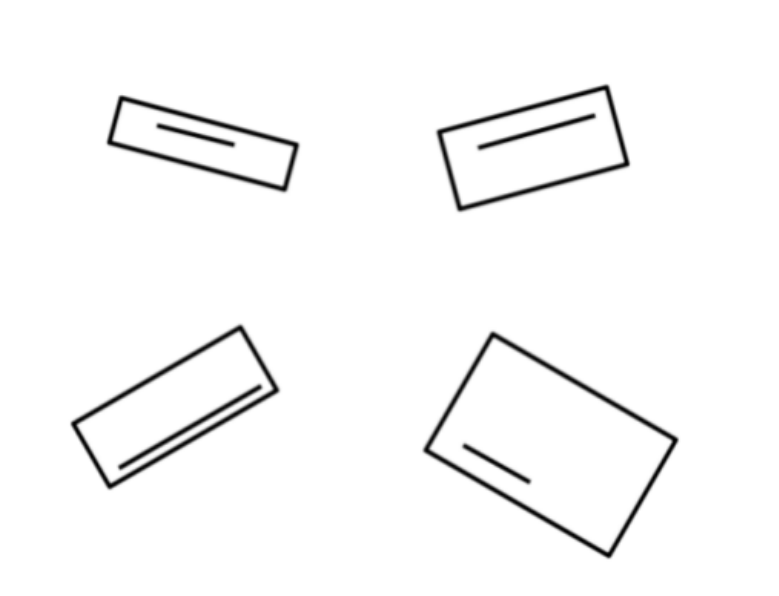
#> input picture Rectangle openCV/R-img.png, 779 x 596 px
$ python rectangle_alignment.py
#> lines starting #> are read from the running program, lines starting #| are printed output that depends on the picture; after the words box and inside, x2 and y2 are one past the last pixel; in counts of white or black regions, pixels touching at a corner belong together
import cv2
import numpy as np

#gray scale image for canny edge detection
image = cv2.imread('R-img.png')
#> image is the input picture: shape (596, 779, 3); min 0, max 255, mean 248.4
gray = cv2.cvtColor(image, cv2.COLOR_BGR2GRAY)
edges = cv2.Canny(gray, 50, 150, apertureSize=3)
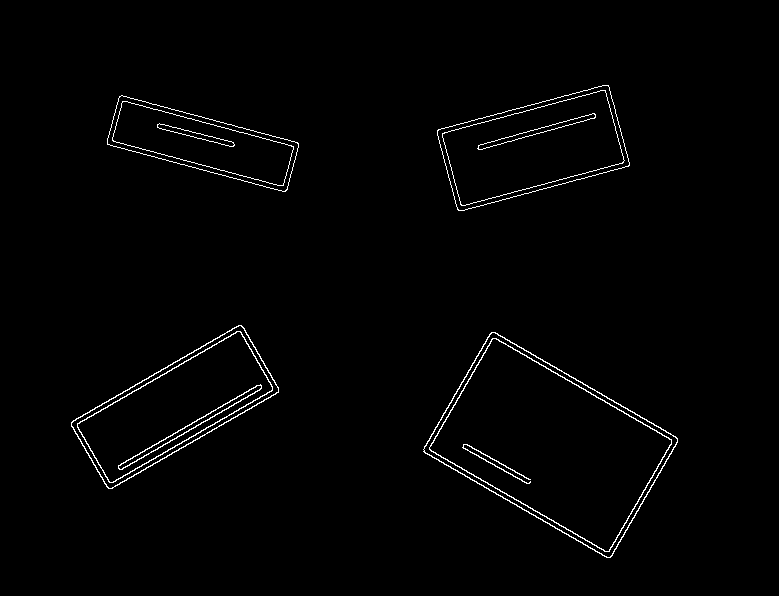
#> edges: shape (596, 779); 1.3% white in thin lines or dots, all inside (x1, y1, x2, y2) = (71, 85, 678, 558)

#external edges countours detection
contours, _ = cv2.findContours(edges, cv2.RETR_EXTERNAL, cv2.CHAIN_APPROX_SIMPLE)
#> contours = 4 contours; box (x1, y1, x2, y2) and area: (423, 332, 678, 558) 30108, (71, 325, 279, 489) 15416, (437, 85, 630, 211) 14987, (107, 95, 299, 192) 9436

#maximum width
aligned_widths = []
for contour in contours:
    if len(cv2.approxPolyDP(contour, 0.04 * cv2.arcLength(contour, True), True)) == 4:
        x, y, width, height = cv2.boundingRect(contour)
        aligned_widths.append(width)
#> this loop made 4 passes
#> (x, y, width, height) on passes 1 to 4: (423, 332, 255, 226), (71, 325, 208, 164), (107, 95, 192, 97), (437, 85, 193, 126)
#> after the loop, aligned_widths = [255, 208, 192, 193]
aligned_width = max(aligned_widths)
#> aligned_width = 255

#max height
aligned_heights = []
for contour in contours:
    if len(cv2.approxPolyDP(contour, 0.04 * cv2.arcLength(contour, True), True)) == 4:
        x, y, width, height = cv2.boundingRect(contour)
        aligned_heights.append(height)
#> after the loop, aligned_heights = [226, 164, 97, 126]
aligned_height = max(aligned_heights)
#> aligned_height = 226


#spacing and padding between rectangles
spacing = 20
padding = 50

#for grid
num_rows = len(contours)
#> num_rows = 4
num_cols = 2

#total width and height of the aligned image
total_width = num_cols * aligned_width + (num_cols - 1) * spacing + 2 * padding
#> total_width = 630
total_height = num_rows * aligned_height + (num_rows - 1) * spacing + 2 * padding
#> total_height = 1064

#blank canvas to draw rectangles
aligned_image = np.zeros((total_height, total_width, 3), dtype=np.uint8)


x_offset = padding
y_offset = padding

for contour in contours:
    #rectangle approximation
    epsilon = 0.04 * cv2.arcLength(contour, True)
    approx = cv2.approxPolyDP(contour, epsilon, True)

    if len(approx) == 4:
        #sort
        rect = cv2.minAreaRect(contour)
        box = cv2.boxPoints(rect)
        box = np.int0(box)

        #find the longer side of the rectangle
        width = int(rect[1][0])
        height = int(rect[1][1])
        if width < height:
            width, height = height, width
            #rotate by 90 degrees
            box = np.roll(box, 1, axis=0)

        src_pts = box.astype("float32")

        #final plotting points
        dst_pts = np.array([[0, height - 1], [0, 0], [width - 1, 0], [width - 1, height - 1]], dtype="float32")

        #perspective transformation matrix
        M = cv2.getPerspectiveTransform(src_pts, dst_pts)
        aligned_rect = cv2.warpPerspective(image, M, (width, height))
        aligned_image[y_offset:y_offset + height, x_offset:x_offset + width] = aligned_rect
        x_offset += aligned_width + spacing

        #move to the next row if needed
        if x_offset + aligned_width + padding > total_width:
            x_offset = padding
            y_offset += aligned_height + spacing
#> this loop made 4 passes
#> (epsilon, approx, rect, width, height, src_pts, dst_pts) on passes 2, 4: (23.34, [[241, 325], [71, 422], [108, 488], [278, 392]], ((174.6, 406.6), (198.9, 78.82), -29.98), 198, 78, [[108, 490], [68, 422], [241, 322], [280, 391]], [[0, 77], [0, 0], [197, 0], [197, 77]]), (22.27, [[608, 85], [438, 129], [457, 209], [628, 166]], ((532.8, 147.5), (179, 85.37), -14.97), 178, 85, [[457, 211], [435, 129], [608, 83], [630, 165]], [[0, 84], [0, 0], [177, 0], [177, 84]])
#> (epsilon, approx, rect, width, height, src_pts, dst_pts) on passes 1, 3: (30.22, [[491, 332], [423, 451], [610, 557], [677, 438]], ((550.3, 444.6), (140, 217.5), -60.02), 217, 140, [[679, 438], [609, 559], [421, 450], [491, 329]], [[0, 139], [0, 0], [216, 0], [216, 139]]), (20.12, [[119, 96], [107, 144], [287, 189], [297, 142]], ((202.4, 143.2), (51.82, 187.1), -75.03), 187, 51, [[299, 142], [286, 192], [105, 144], [118, 93]], [[0, 50], [0, 0], [186, 0], [186, 50]])
#> pass 1, `aligned_rect = cv2.warpPerspective(image, M, (width, height))`:
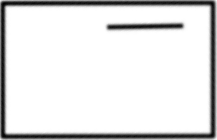
#> aligned_rect: shape (140, 217, 3); min 1, max 255, mean 226.6
#> pass 2, `aligned_rect = cv2.warpPerspective(image, M, (width, height))`:
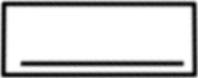
#> aligned_rect: shape (78, 198, 3); min 2, max 255, mean 204.8
#> pass 3, `aligned_rect = cv2.warpPerspective(image, M, (width, height))`:
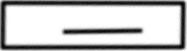
#> aligned_rect: shape (51, 187, 3); min 3, max 255, mean 194
#> after the loop:
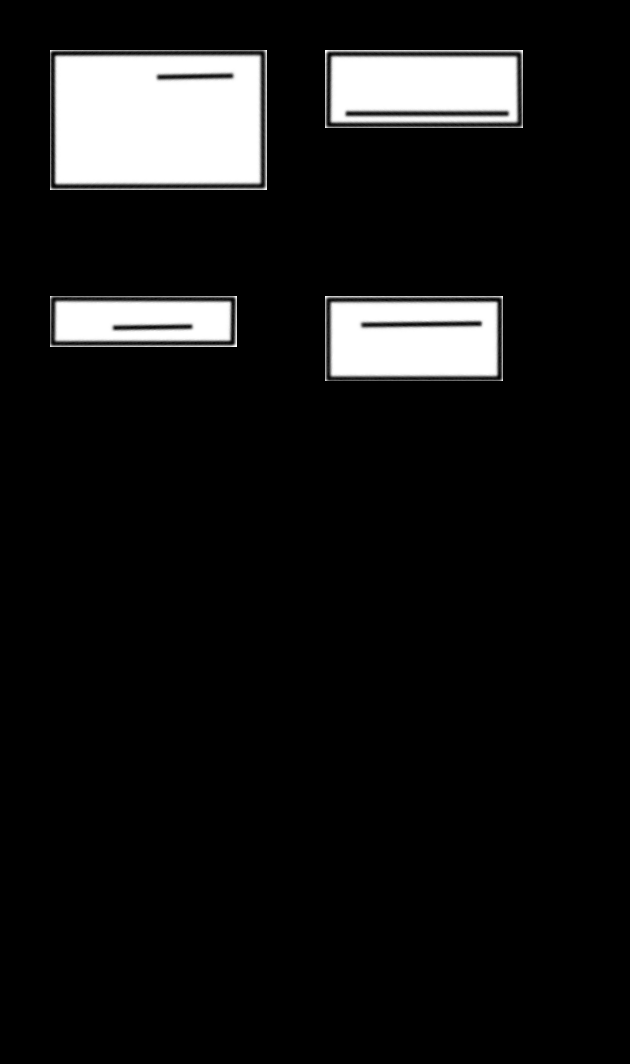
#> aligned_image: shape (1064, 630, 3); min 0, max 255, mean 22.5
#> after the loop, x_offset = 50; y_offset = 542

cv2.imshow('Aligned Rectangles', aligned_image)
cv2.waitKey(0)
cv2.destroyAllWindows()

$ run again, with Rectangle openCV/R2-img.png copied over Rectangle openCV/R-img.png
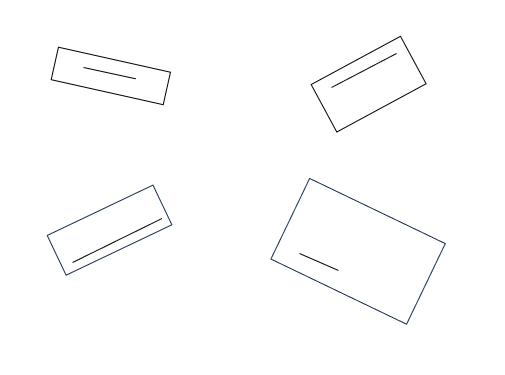
#> input picture Rectangle openCV/R2-img.png, 505 x 375 px
#> image is the input picture: shape (375, 505, 3); mean B, G, R 253.1, 252.9, 252.8
#> `edges = cv2.Canny(gray, 50, 150, apertureSize=3)`:
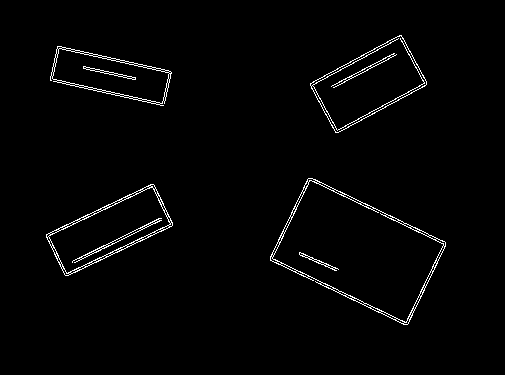
#> edges: shape (375, 505); 1.8% white in thin lines or dots, all inside (x1, y1, x2, y2) = (46, 35, 446, 325)
#> contours = 4 contours; box (x1, y1, x2, y2) and area: (270, 178, 446, 325) 13984, (310, 35, 427, 133) 5849, (46, 184, 173, 276) 5529, (50, 46, 172, 106) 4079
#> the loop `for contour in contours:` made 4 passes
#> (x, y, width, height) on passes 1 to 4: (46, 184, 127, 92), (270, 178, 176, 147), (50, 46, 122, 60), (310, 35, 117, 98)
#> after the loop `for contour in contours:`: aligned_widths = [127, 176, 122, 117]
#> aligned_width = 176
#> after the loop `for contour in contours:`: aligned_heights = [92, 147, 60, 98]
#> aligned_height = 147
#> num_rows = 4
#> total_width = 472
#> total_height = 748
#> the loop `for contour in contours:` made 4 passes
#> (epsilon, approx, rect, width, height, src_pts, dst_pts) on passes 2, 4: (22.06, [[308, 178], [270, 260], [407, 324], [445, 242]], ((357.6, 250.8), (92.64, 153.7), -64.36), 153, 92, [[446, 242], [406, 325], [268, 259], [308, 175]], [[0, 91], [0, 0], [152, 0], [152, 91]]), (13.62, [[401, 35], [310, 83], [335, 132], [426, 84]], ((368.1, 83.66), (104.8, 57.21), -28.37), 104, 57, [[335, 133], [308, 83], [400, 33], [427, 83]], [[0, 56], [0, 0], [103, 0], [103, 56]])
#> after the loop `for contour in contours:`:
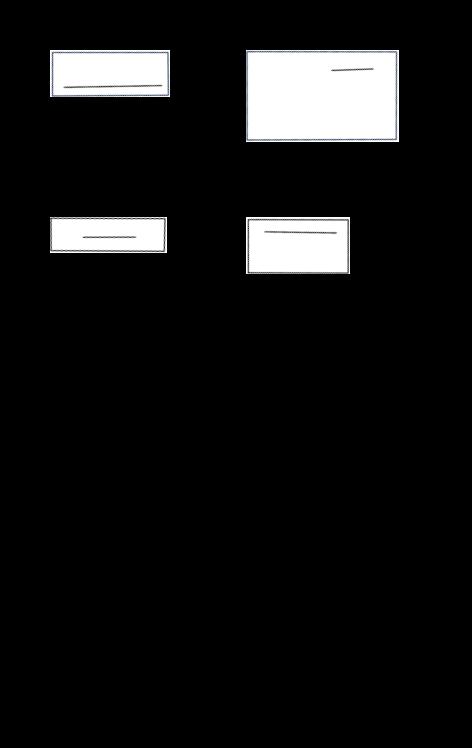
#> aligned_image: shape (748, 472, 3); mean B, G, R 20.6, 20.5, 20.4
#> after the loop `for contour in contours:`: x_offset = 50; y_offset = 384

$ run again, with Rectangle openCV/R3-img.png copied over Rectangle openCV/R-img.png
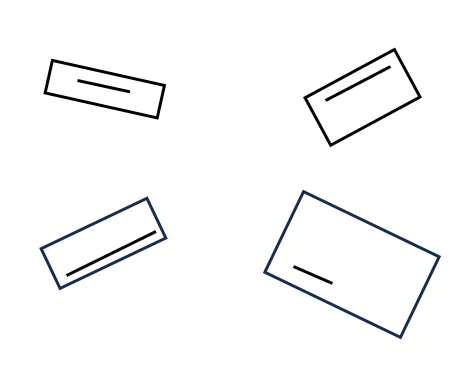
#> input picture Rectangle openCV/R3-img.png, 470 x 368 px
#> image is the input picture: shape (368, 470, 3); mean B, G, R 248.8, 248.3, 248
#> `edges = cv2.Canny(gray, 50, 150, apertureSize=3)`:
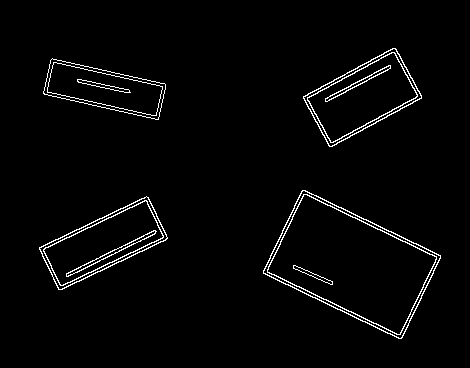
#> edges: shape (368, 470); 2.4% white in thin lines or dots, all inside (x1, y1, x2, y2) = (39, 48, 441, 339)
#> contours = 4 contours; box (x1, y1, x2, y2) and area: (263, 190, 441, 339) 14272, (303, 48, 422, 147) 6016, (39, 196, 168, 290) 5710, (43, 58, 166, 120) 4268
#> the loop `for contour in contours:` made 4 passes
#> (x, y, width, height) on passes 1 to 4: (39, 196, 129, 94), (263, 190, 178, 149), (43, 58, 123, 62), (303, 48, 119, 99)
#> after the loop `for contour in contours:`: aligned_widths = [129, 178, 123, 119]
#> aligned_width = 178
#> after the loop `for contour in contours:`: aligned_heights = [94, 149, 62, 99]
#> aligned_height = 149
#> num_rows = 4
#> total_width = 476
#> total_height = 756
#> the loop `for contour in contours:` made 4 passes
#> (epsilon, approx, rect, width, height, src_pts, dst_pts) on passes 2, 4: (21.13, [[302, 190], [263, 273], [401, 338], [440, 255]], ((351.5, 264), (93.69, 154.7), -64.36), 154, 93, [[441, 255], [400, 339], [261, 272], [302, 188]], [[0, 92], [0, 0], [153, 0], [153, 92]]), (13.81, [[395, 48], [303, 96], [329, 146], [421, 98]], ((362.1, 96.89), (105.8, 58.23), -28.37), 105, 58, [[329, 147], [301, 96], [394, 46], [422, 97]], [[0, 57], [0, 0], [104, 0], [104, 57]])
#> after the loop `for contour in contours:`:
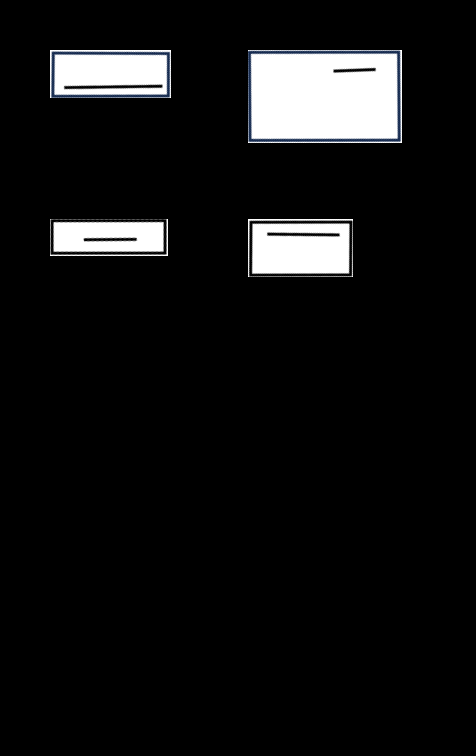
#> aligned_image: shape (756, 476, 3); mean B, G, R 18.8, 18.6, 18.4
#> after the loop `for contour in contours:`: x_offset = 50; y_offset = 388
